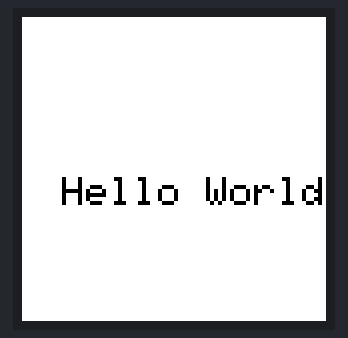
The sketch below on a simulated ESP8266 (NodeMCU). Parts: 152×152 colour display.

Above: at 15.1 s.

The sketch:

sketch_jul6a2.ino
```cpp
#include <Arduino.h>
#include <SPI.h>

#include <GxEPD.h>
#include <GxGDEW0154Z17/GxGDEW0154Z17.h>
#include <GxIO/GxIO_SPI/GxIO_SPI.h>
#include <GxIO/GxIO.h>

// Пинове (промени ги според твоя ESP32-C3)
static constexpr int8_t EPAPER_RST  = D0;
static constexpr int8_t EPAPER_CS   = D1;
static constexpr int8_t EPAPER_DC   = D3;
static constexpr int8_t EPAPER_BUSY = D5;
static constexpr int8_t EPAPER_SCK  = D8;
static constexpr int8_t EPAPER_MISO = D9;
static constexpr int8_t EPAPER_MOSI = D10;

GxIO_Class io(SPI, EPAPER_CS, EPAPER_DC, EPAPER_RST);
GxEPD_Class epaper(io, EPAPER_RST, EPAPER_BUSY);

void setup()
{
    Serial.begin(115200);

    SPI.begin(EPAPER_SCK, EPAPER_MISO, EPAPER_MOSI, EPAPER_CS);

    epaper.init();
    epaper.setRotation(0);

    epaper.fillScreen(GxEPD_WHITE);

    epaper.setTextColor(GxEPD_BLACK);
    epaper.setTextSize(2);

    epaper.setCursor(20, 80);
    epaper.print("Hello World");

    epaper.update();
    epaper.powerDown();
}

void loop()
{
}
```
